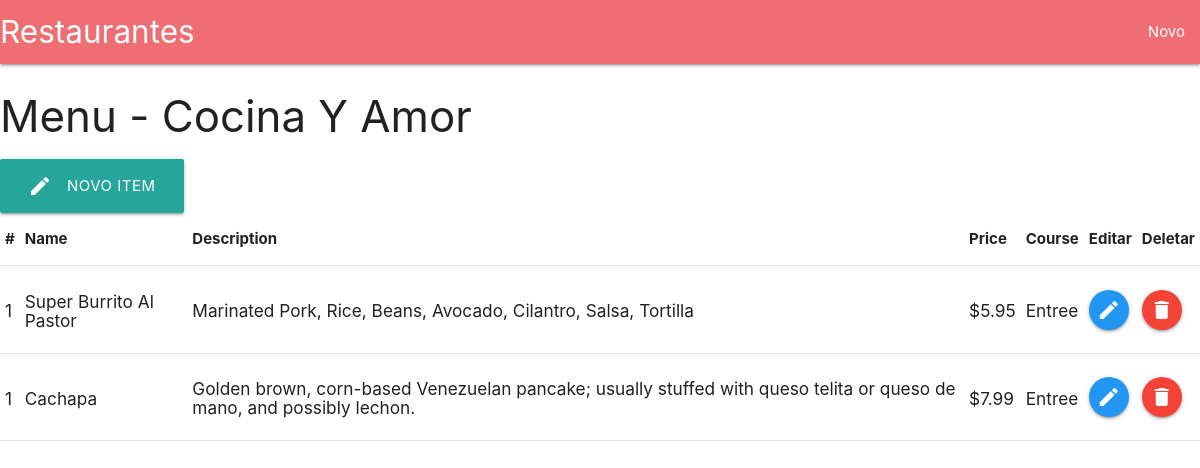
The page /restaurant/8/ on the database as committed earlier.
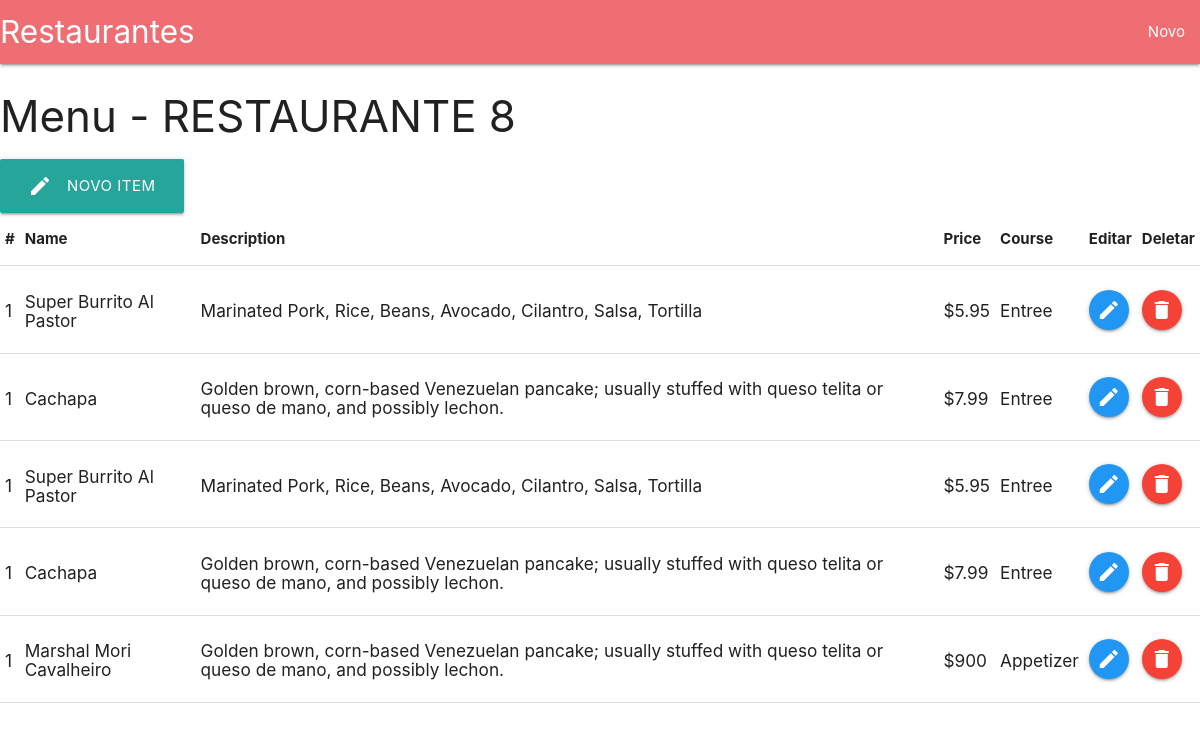
The same page on the database as committed later.
### database_setup.py (models this page shows, shortened)
class Restaurant(Base):
    __tablename__ = 'restaurant'
    id = Column(Integer, primary_key=True)
    name = Column(String(250), nullable=False)

class MenuItem(Base):
    __tablename__ = 'menu_item'
    id = Column(Integer, primary_key=True)
    name = Column(String(80), nullable=False)
    description = Column(String(250))
    price = Column(String(8))
    course = Column(String(250))
    restaurant_id = Column(Integer,ForeignKey('restaurant.id'))
    restaurant = relationship(Restaurant)

### project.py (the view)
@app.route('/restaurant/<int:restaurant_id>/', methods=['GET', 'POST'])
@app.route('/restaurant/<int:restaurant_id>/menu/', methods=['GET', 'POST'])
def showMenu(restaurant_id):
    restaurant = session.query(Restaurant).filter_by(id=restaurant_id).one()
    items = session.query(MenuItem).filter_by(restaurant_id = restaurant.id)
    return render_template('menu.html', restaurant=restaurant, items=items)

### templates/menu.html (shortened to what this page needs)
<!DOCTYPE html>
<html lang="pt-br" dir="ltr">
  <head>
     <link type="text/css" rel="stylesheet" href="/static/css/materialize.min.css"  media="screen,projection"/>
  </head>
  <body>
      <nav>
        <div class="nav-wrapper">
          <a href='{{ url_for('showRestaurant') }}' class="brand-logo">Restaurantes</a>
          <ul id="nav-mobile" class="right hide-on-med-and-down">
            <li><a href='{{ url_for('newRestaurant') }}'>Novo</a></li>
          </ul>
        </div>
      </nav>
      <h3>Menu - {{ restaurant.name }}</h3>
      <a href='{{ url_for('newMenuItem', restaurant_id = restaurant.id )}}' class="waves-effect waves-light btn-large">
        <i class="material-icons left">edit</i>
        Novo Item
      </a>
      <table class="highlight">
        <thead>
          <tr>
              <th>#</th>
              <th>Name</th>
              <th>Description</th>
              <th>Price</th>
              <th>Course</th>
              <th>Editar</th>
              <th>Deletar</th>
          </tr>
        </thead>
        <tbody>
      {% for item in items %}
          <tr>
            <td>
              <h6>{{ 1 }}</h6>
            </td>
            <td>
              <h6>{{ item.name }}</h6>
            </td>
            <td>
              <h6>{{ item.description }}</h6>
            </td>
            <td>
              <h6>{{ item.price }}</h6>
            </td>
            <td>
              <h6>{{ item.course }}</h6>
            </td>
            <td>
              <a class="btn-floating  waves-effect waves-light blue" href='{{ url_for('editMenuItem', restaurant_id = item.restaurant_id, menu_id = item.id ) }}'>
                <i class="material-icons">edit</i>
              </a>
            </td>
            <td>
              <a class="btn-floating  waves-effect waves-light red" href='{{ url_for('deleteMenuItem', restaurant_id = item.restaurant_id, menu_id = item.id ) }}'>
                <i class="material-icons">delete</i>
              </a>
            </td>
          </tr>
        </tbody>
      {% endfor %}
      </table>
    </body>
  </html>

Rows that differ between the two databases and show on the page:
changed Restaurant: name "Cocina Y Amor" → "RESTAURANTE 8"
added MenuItem: value "1", name "Super Burrito Al Pastor", description "Marinated Pork, Rice, Beans, Avocado, Cilantro, Salsa, Tortilla", price "$5.95", course "Entree"
added MenuItem: value "1", name "Cachapa", description "Golden brown, corn-based Venezuelan pancake; usually stuffed with queso telita or queso de mano, and possibly lechon.", price "$7.99", course "Entree"
added MenuItem: value "1", name "Marshal Mori Cavalheiro", description "Golden brown, corn-based Venezuelan pancake; usually stuffed with queso telita or queso de mano, and possibly lechon.", price "$900", course "Appetizer"
